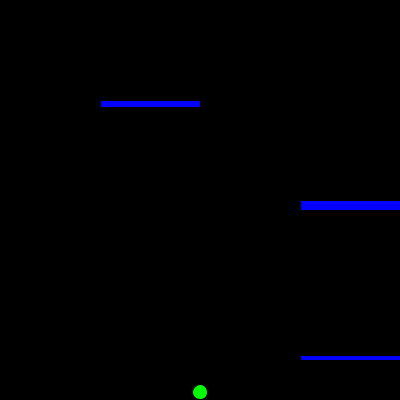
Frame 1 (no input)
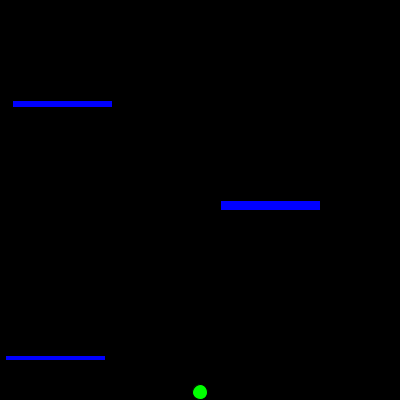
Frame 60 (the mouse pressed at the canvas centre just before this capture)
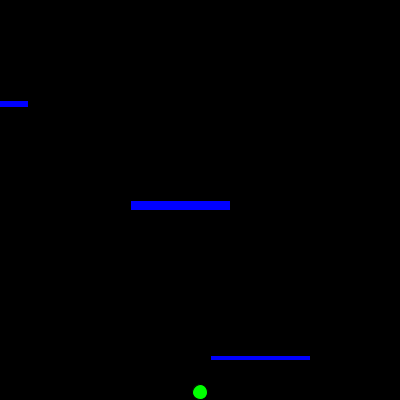
Frame 120 (the mouse held since frame 60 and released just before this capture)

The Processing sketch that drew these frames (run headless with seeded random() and noise(); from frame 60 on, the mouse is pressed at the canvas centre):

// Processing sketch: Frogger
// ── Frogger.pde
void setup(){
  size(400,400);
  
}
int FX = 200;
int FY = 392;
Car c = new Car(300,200,100,10);
Car C = new Car(100,100,100,7);
Car v = new Car(300,355,100,5);
void draw(){
  background(0,0,0);
  fill(0,255,0);
  ellipse(FX,FY,15,15);
  c.display();
  C.display();
  v.display();
  c.moveL();
  C.moveR();
  v.moveL();
 intersects(c);
 intersects(C);
 intersects(v);
 if( intersects(c) == true|| intersects(C)==true||intersects(v)== true){
   FY = 392;
 }
}
void keyPressed()
{
  if(key == CODED){
      if(keyCode == UP)
      {
      //Frog Y position goes up
      FY=FY-7;
      
      }
      else if(keyCode == DOWN)
      {
        FY=FY+5;
        //Frog Y position goes down 
      }
      else if(keyCode == RIGHT)
      {
        FX=FX+5;
       //Frog X position goes right
      }
      else if(keyCode == LEFT)
      {
        FX=FX-5;
        //Frog X position goes left
      }
   }
  cut();
}
void cut(){
  if (FX>400){
   FX= 392;
  }
   else if (FX<0){
   FX= 4;
  }
   if (FY>400){
   FY= 392;
  }
   else if (FY<0){
   FY= 4;
  }
}
public class Car{
  int CX;
  int CY;
  int size;
  int speed;
  Car(int CX,int CY,int size,int speed){
   this.CX= CX;
   this.CY= CY;
   this.size= size;
   this.speed= speed;
  }
  void moveL(){
   CX= CX-speed; 
   if(CX+size<0){
    CX= 400 ;
   }
  }
  void moveR(){
   CX= CX+speed; 
   if(CX>400){
    CX= -size ;
   }
  }


  int getX(){
    return CX;
  }
  int getY(){
    return CY;
  }
  int getSize(){
    return size;
  }
    void display() 
  {
    fill(0,0,255);
    rect(CX , CY,  size , speed);
  }

}
  boolean intersects(Car car) {
if ((FY > car.getY() && FY < car.getY()+15) && (FX > car.getX() && FX < car.getX()+car.getSize())){
          return true;
}
    else {
        return false;
    }
}
